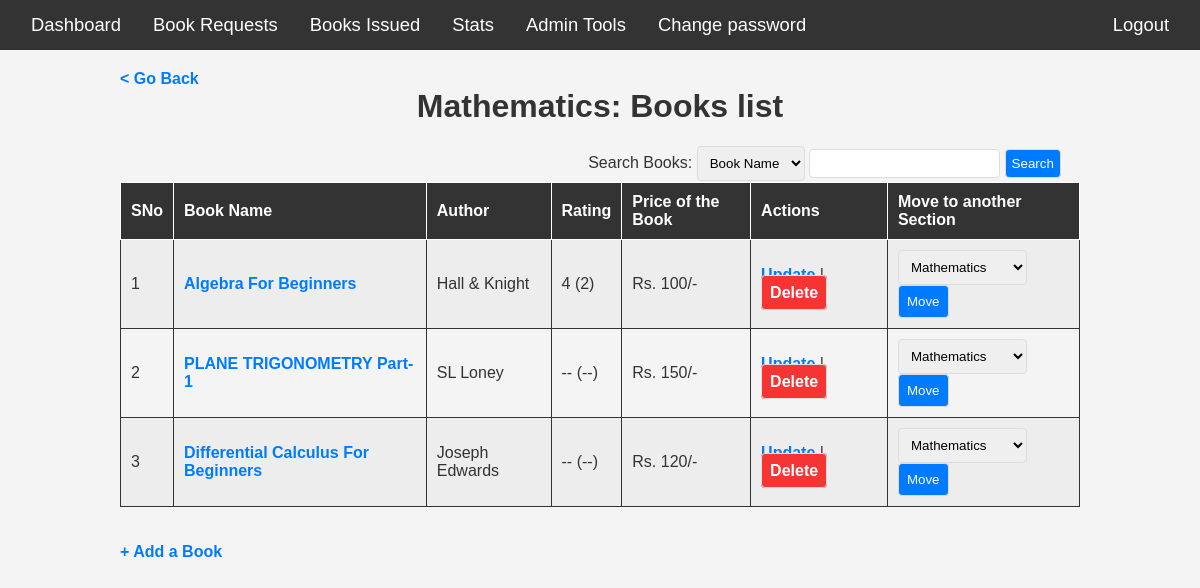
Screenshot of /sections/1 with the database file from the repository.
### app.py (models this page shows)
class sections(db.Model):
    __tablename__ = 'sections'
    section_id = db.Column(db.Integer, autoincrement=True, primary_key=True)
    section_name = db.Column(db.String, unique=True, nullable=False)
    date_created = db.Column(db.DateTime, nullable=False)
    section_description = db.Column(db.String)
    books_cascade = relationship("books", cascade="all, delete-orphan")

class books(db.Model):
    __tablename__ = 'books'
    book_id = db.Column(db.Integer, autoincrement=True, primary_key=True)
    book_name = db.Column(db.String, unique=True, nullable=False)
    book_content = db.Column(db.String, nullable=False)
    book_author = db.Column(db.String, nullable=False)
    section_id = db.Column(db.Integer, db.ForeignKey('sections.section_id'))
    date_created = db.Column(db.DateTime, nullable=False)
    book_price = db.Column(db.Integer, nullable = False)
    book_issue_cascade = relationship("bookIssue", cascade="all, delete-orphan")
    book_request_cascade = relationship("bookRequest", cascade="all, delete-orphan")
    user_book_rating_cascade = relationship("userBookRating", cascade="all, delete-orphan")
    book_rating_cascade = relationship("bookRating", cascade="all, delete-orphan")
    book_purchase_cascade = relationship("bookPurchase", cascade="all, delete-orphan")

### app.py (the view)
@app.route("/sections/<section_id>", methods = ["GET", "POST"])
def section_view(section_id):
    search_string = request.args.get('search_string', '')
    search_select = request.args.get('search_select', '')
    section_list_select = request.args.get('section_list_select')
    noFilter = False
    if search_select == "" and search_string == "":
        noFilter = True
    books_details_all = books.query.filter_by(section_id=section_id)
    section_all = sections.query.all()
    section_list = []
    for section in section_all:
        section_list.append(section)
    section_name = sections.query.filter_by(section_id = section_id).first().section_name
    books_details = []
    for book in books_details_all:
        found = bookRating.query.filter_by(book_id = book.book_id).first()
        if found:
            avg_rating= found.avg_rating
            count = found.count
        else:
            avg_rating= '--'
            count = '--'
        addEntry = {
            "book_id": book.book_id,
            "book_name": book.book_name,
            "section_id": book.section_id,
            "book_author": book.book_author,
            "book_price": book.book_price,
            "avg_rating": avg_rating,
            "count": count,
        }
        if search_select == 'book_name' and search_string in book.book_name:
            books_details.append(addEntry)
        elif search_select == 'book_author' and search_string in book.book_author:
            books_details.append(addEntry)
        if noFilter:
            books_details.append(addEntry)
    return render_template('section_view.html', section_list = section_list, section_id = section_id, section_name = section_name, books_details = books_details, search_string=search_string, search_select = search_select)

### templates/section_view.html (shortened to what this page needs)
<!DOCTYPE html>
<html lang="en">
<head>
</head>
<body>
    <navbar class="librarian_navbar">
        <ul class="librarian_navbar_items">
            <li><a href="/librarian/dashboard">Dashboard</a></li>
            <li><a href="/books/requests">Book Requests</a></li>
            <li><a href="/books/issuance">Books Issued</a></li>
            <li><a href="/librarian/stats">Stats</a></li>
            <li><a href="/librarian/tools">Admin Tools</a></li>
            <li><a href="/librarian/change_password">Change password</a></li>
            <li style="float:right;"><a href="/logout">Logout</a></li>
        </ul>
    </navbar>
    <div class="books_details">
        <a href="/sections"><strong>
                <</strong> Go Back</a>
        <br>
        <h1>{{ section_name }}: Books list</h1>
        <div class="search_bar">
            <form>
                <label for="search_select">Search Books:</label>
                <select id="search_select" name="search_select">
                    <option value="book_name" {% if search_select=='book_name' %} selected {% endif %}>Book Name
                    </option>
                </select>
                <input type="text" id="search_string" name="search_string" value="{{ search_string }}">
                <input type="submit" id="search_mybooks_submit" name="Submit" value="Search">
            </form>
        </div>
        <br><br>
        <table>
            <tr>
                <th>SNo</th>
                <th>Book Name</th>
                <th>Author</th>
                <th>Rating</th>
                <th>Price of the Book</th>
                <th>Actions</th>
                <th>Move to another Section</th>
            </tr>
            {% for book in books_details %}
            <tr>
                <td>{{ loop.index }}</td>
                <td><a href="/books/{{ book.book_id }}/librarian_view">{{ book.book_name }}</a></td>
                <td>{{ book.book_author }}</td>
                <td>{{book.avg_rating}} ({{book.count}})</td>
                <td>Rs. {{ book.book_price }}/-</td>
                <td>
                    <a href="/books/{{ book.book_id }}/update">Update</a> |
                    <a id="negative_button"
                        href="/books/{{ book.book_id }}/delete?search_string={{ search_string }}&search_select={{ search_select }}">Delete</a>
                </td>
                <td>
                    <form
                        action="/move_to_another_section/{{ book.book_id }}/{{ book.section_id }}?search_string={{ search_string }}&search_select={{ search_select }}">
                        <select id="section_list_select" name="section_list_select">
                            {% for section in section_list %}
                            <option value="{{ section.section_id }}" {% if section.section_id|string==section_id %}
                                selected {% endif %}>{{ section.section_name }}</option>
                            {% endfor %}
                        </select>
                        <input type="submit" id="section_move_submit" name="Submit" value="Move">
                    </form>
                </td>
            </tr>
            {% endfor %}
        </table>
        <br>
        <br>
        <a href="/sections/{{ section_id }}/books/create">+ Add a Book</a>
    </div>
</body>
</html>

### templates/section_view.html (style rules this page uses)
body { font-family: Arial, sans-serif; background-color: #f4f4f4; color: #333; margin: 0; padding: 0; }
.librarian_navbar_items { list-style-type: none; margin: 0; padding: 0 15px; overflow: hidden; background-color: #333; }
li { display: inline; float: left; }
li a { display: block; color: white; text-align: center; font-size: 1.15rem; padding: 14px 16px; text-decoration: none; }
.books-details-table, td, th { border: 1px solid; padding: 10px; }
.search_bar { float: right; margin-right: 2%; }
.books_details { margin: 20px auto; width: 80%; max-width: 80%; }
.books_details h1 { margin-top: 0; text-align: center; }
.books_details a { text-decoration: none; color: #007bff; font-weight: bold; }
table { width: 100%; border-collapse: collapse; }
th, td { padding: 10px; text-align: left; }
th { background-color: #333; color: white; }
tr:nth-child(even) { background-color: #eaeaeab7; }
#negative_button { padding: 8px; border: 1px solid #ddd; border-radius: 4px; background-color: #007bff; color: white; cursor: pointer; text-decoration: none; background-color: rgb(247, 52, 52); }
.books_details input[type="text"], .books_details select, .books_details input[type="submit"] { padding: 8px; border: 1px solid #ddd; border-radius: 4px; }
.books_details input[type="submit"] { background-color: #007bff; color: white; cursor: pointer; }
.books_details .search_bar select { padding: 8px; }
.books_details .search_bar input[type="text"], .books_details .search_bar input[type="submit"] { padding: 6px; }

### rows the page displays
sections: section_name "Mathematics"
books: book_name "Algebra For Beginners", book_author "Hall & Knight", avg_rating "4", count "2", book_price "100"
books: book_name "PLANE TRIGONOMETRY Part-1", book_author "SL Loney", avg_rating "--", count "--", book_price "150"
books: book_name "Differential Calculus For Beginners", book_author "Joseph Edwards", avg_rating "--", count "--", book_price "120"

### other values shown
form field section_list_select "Mathematics"
